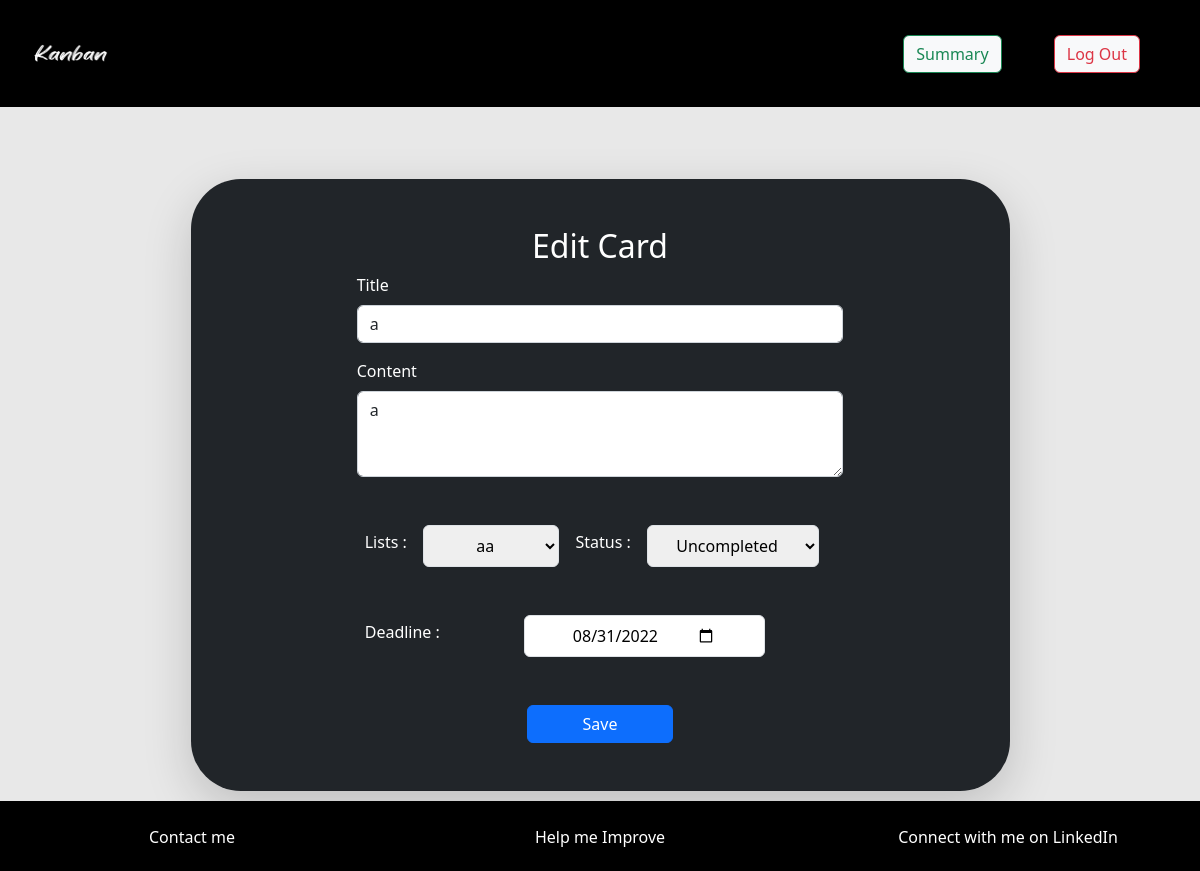
Before: /edit_card/1 (signed in) with the older database file.
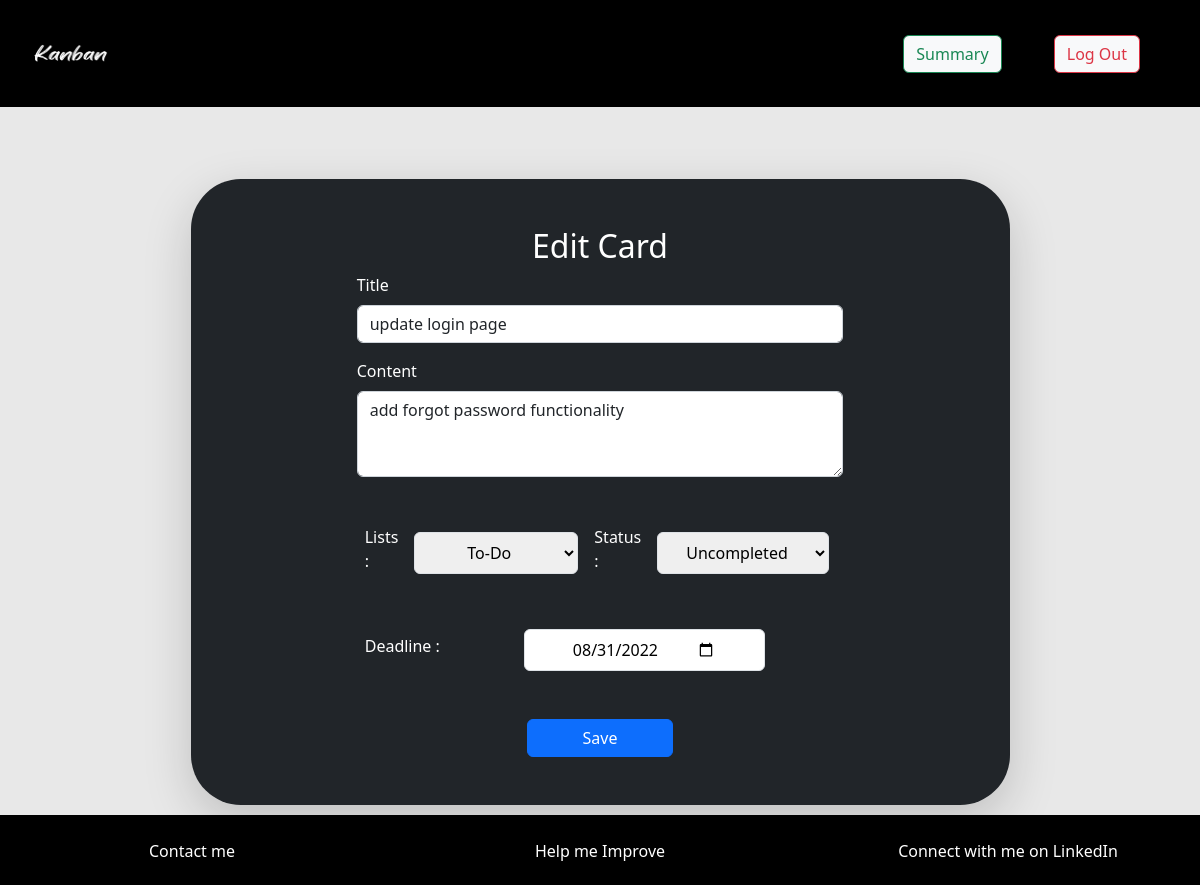
After: the same page with the newer database file.
### application/models.py (models this page shows, shortened)
class Card(db.Model, UserMixin):
    __tablename__ = 'card'
    id = db.Column(db.Integer(), primary_key=True)
    title = db.Column(db.String(),nullable=False)
    content = db.Column(db.String())
    deadline = db.Column(db.DateTime(), nullable=False)
    date_created = db.Column(db.DateTime(), nullable=False,default=datetime.now())
    date_completed = db.Column(db.DateTime())
    completed_status = db.Column(db.Boolean(), nullable=False)
    list_id = db.Column(db.Integer(), db.ForeignKey(
        'list.id',ondelete='CASCADE'))

### application/controllers.py (the view, shortened to what this page needs)
@app.route("/edit_card/<int:card_id>", methods=["GET","POST"])
@login_required
def edit_card(card_id):
    form = CreateCard()
    lists = List.query.filter_by(user_id=current_user.id).all()
    form.choose_list.choices = [(list.id,list.name) for list in lists]
    card = Card.query.filter_by(id=card_id).first()
    if request.method == "GET": # pre-populate the form
        form.title.data = card.title
        form.content.data = card.content
        form.deadline.data = card.deadline
    return render_template("edit_card.html",form=form)

### application/forms.py
class CreateCard(FlaskForm):
    title = StringField('Title',validators=[DataRequired()])
    content = TextAreaField('Content',validators=[DataRequired()])
    deadline = DateField('Deadline  :',validators=[DataRequired()],widget=DateInput())
    choose_list = SelectField('Lists  :',choices=[],coerce=int)
    complete_status = SelectField('Status  :',choices=[('Uncompleted','Uncompleted'),('Completed','Completed')])
    submit = SubmitField('Save')

### application/models.py (called while the page is built)
@login_manager.user_loader
def load_user(user_id):
    return User.query.get(int(user_id))

### templates/edit_card.html (shortened to what the changed rows need)
{% extends "base.html" %}
{% block body %}
<div class="container">
    <div class="container d-flex justify-content-center">
        <div class="d-flex justify-content-center bg-dark py-5 px-1 w-75 shadow-lg " style="border-radius: 50px;">
            <form method="POST" style="height: 30%; width:60%;">
                <div class="d-flex justify-content-center">
                    <h2 style="color: white;">Edit Card</h2>
                </div>
                <div class="mb-3">
                    {{ form.title.label(class="form-label",style="color: white;") }}
                    {% if form.title.errors %}
                    {{ form.title(class="form-control is-invalid",placeholder="card-1") }}
                    <div class="invalid-feedback">
                        {% for error in form.title.errors %}
                        <span>{{ error }}</span>
                        {% endfor %}
                    </div>
                    {% else %}
                    {{ form.title(class="form-control",placeholder="card...") }}
                    {% endif %}
                </div>
                <div class="mb-5">
                    {{ form.content.label(class="form-label",style="color: white;") }}
                    {% if form.content.errors %}
                    {{ form.content(class="form-control is-invalid",placeholder="Description",rows="3") }}
                    <div class="invalid-feedback">
                        {% for error in form.content.errors %}
                        <span>{{ error }}</span>
                        {% endfor %}
                    </div>
                    {% else %}
                    {{ form.content(class="form-control",placeholder="Description",rows="3") }}
                    {% endif %}
                </div>
                <div class="my-5 mx-2 d-flex flex-row justify-content-between align-items-center">
                    {{ form.choose_list.label(class="form-label",style="color: white;") }}
                    {% if form.choose_list.errors %}
                    {{ form.choose_list(class="border rounded px-5 py-2 mx-3 is-invalid") }}
                    <div class="invalid-feedback">
                        {% for error in form.choose_list.errors %}
                        <span>{{ error }}</span>
                        {% endfor %}
                    </div>
                    {% else %}
                    {{ form.choose_list(class="border rounded px-5 py-2 mx-3") }}
                    {% endif %}
                    {{ form.complete_status.label(class="form-label",style="color: white;") }}
                    {% if form.complete_status.errors %}
                    {{ form.complete_status(class="border rounded px-4 py-2 mx-3 is-invalid") }}
                    <div class="invalid-feedback">
                        {% for error in form.complete_status.errors %}
                        <span>{{ error }}</span>
                        {% endfor %}
                    </div>
                    {% else %}
                    {{ form.complete_status(class="border rounded px-4 py-2 mx-3") }}
                    {% endif %}
                </div>
                <div class="mb-5 mx-2 d-flex flex-row justify-content-start align-items-center">
                    {{ form.deadline.label(class="form-label",style="color: white; margin-right:5rem;") }}
                    {% if form.deadline.errors %}
                    {{ form.deadline(class="mx-1 border rounded py-2 px-5 is-invalid",value="2022-02-19") }}
                    <div class="invalid-feedback">
                        {% for error in form.deadline.errors %}
                        <span>{{ error }}</span>
                        {% endfor %}
                    </div>
                    {% else %}
                    {{ form.deadline(class="mx-1 border rounded py-2 px-5") }}
                    {% endif %}
                </div>
                </div>
        </div>
    </div>
{% endblock body %}

Changed rows visible on the page:
changed Card: title "a" → "update login page"; content "a" → "add forgot password functionality"
Other visible differences:
form field choose_list: "aa" → "To-Do"
